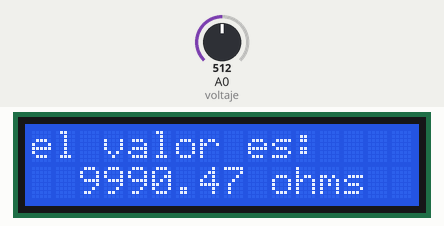
Recording of a sketch running on a simulated Arduino Uno, built with avr-gcc and run on an emulated ATmega328P. On the bench: 16×2 character LCD. The test bench sets the inputs (shaded band); at power-on: A0 (voltaje) = 512.

Above: at 1.2 s.
1.3 s: A0 (voltaje) set to 716
At 1.9 s:
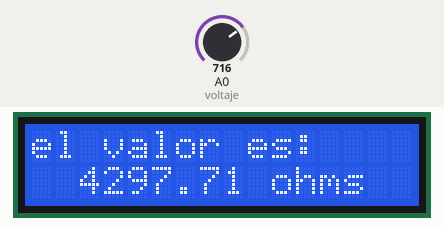
2.8 s: A0 (voltaje) set to 900
At 3.6 s:
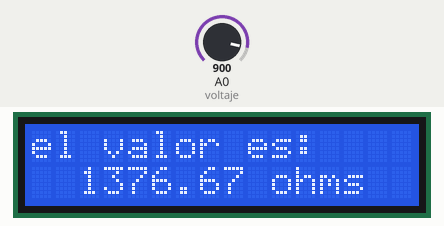
4.3 s: A0 (voltaje) set to 1023
At 5.4 s:
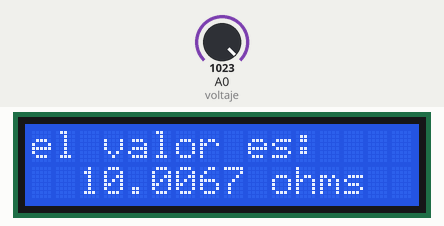
Timing chart, 0 to 7.3 s (numbered marks = the images above; inputs shaded):
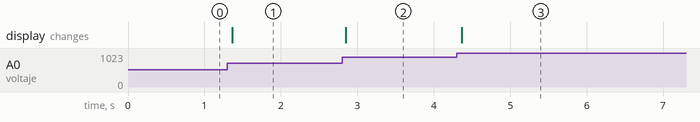

Measured:
- after the input at 1.3 s, the display: changes after 0.07 s (image 1)
- after the input at 2.8 s, the display: changes after 0.05 s (image 2)
- after the input at 4.3 s, the display: changes after 0.07 s (image 3)

The sketch:

PARTE3.ino
```cpp
/*
   Fundacion Kinal
   Centro educativo tecnico laboral Kinal
   Electronica
   Grado: Quinto
   Sección: A
   Curso: Taller de electronica digital y reparación de computadoras I
   Nombre: Alvaro Josue Antonio Marroquin Corado
   Profe. Alejandro Navas
   Carnet: 2022375
   Proyecto: CONTROL DE UNA SECUENCIA DE COLORES RGB  - Bimestre III
*/

#include <LiquidCrystal_I2C.h>
#define voltaje  A0

int vcc = 5;
int R2 = 10000;
float R1 = 0;
float Vout = 0;
float lectura = 0;
float valor = 0;
float conver = 0;

LiquidCrystal_I2C lcd(0x27 , 16 , 2);

void conversion();

void setup()
{

  lcd. init();
  lcd.backlight();
}
void loop()
{
  conversion();
}
void conversion()
{
  lectura = analogRead(voltaje);

  conver = lectura * vcc;
  Vout = conver / 1023;

  valor = (vcc - Vout) / Vout;
  R1 = R2 * valor;
  R1=R1 + 10;

  if (lectura)
  {
    lcd.setCursor(0, 0);
    lcd.print("el valor es:");
    lcd.setCursor(10, 1);
    lcd.print("ohms");
    lcd.setCursor(2, 1);
    lcd.print(R1);

  }
  if (lectura)
  {
    lcd.setCursor(0, 0);
    lcd.print("el valor es:");
  }
}
```
